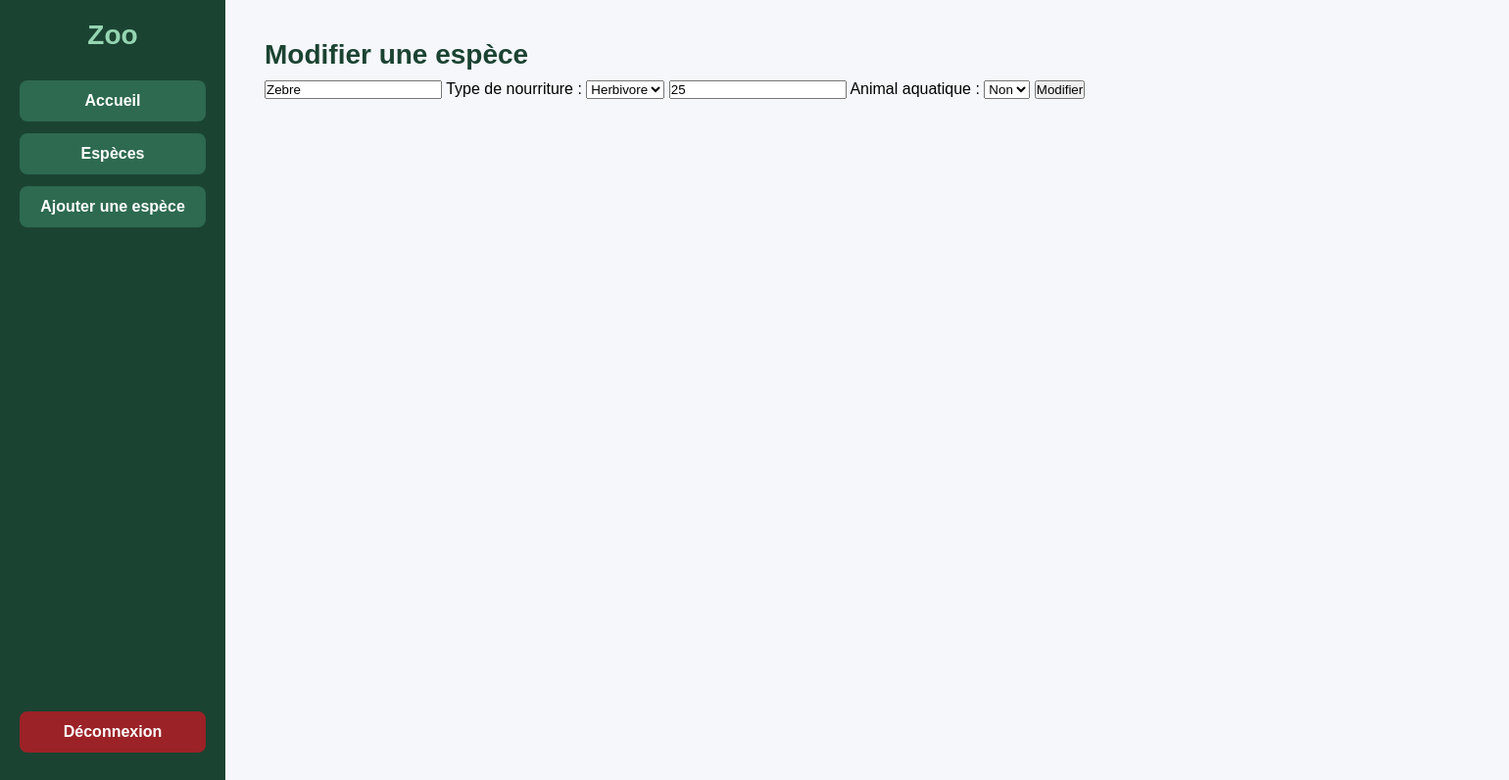
Page /projet_zoo/modifier_espece.php?id=2 (signed in) on the committed database.
### tables this page shows
CREATE TABLE `especes` (
  `id` int NOT NULL,
  `nom_race` varchar(30) NOT NULL,
  `type_nourriture` enum('Carnivore','Herbivore','Omnivore') NOT NULL,
  `duree_de_vie` int NOT NULL,
  `animal_aquatique` tinyint(1) NOT NULL DEFAULT '0'
);

### projet_zoo/modifier_espece.php (the view, shortened to what this page needs)
<?php
include("connexion.php");
$id = $_GET['id'];
$sql = "SELECT * FROM especes WHERE id='$id'";
$resultat = mysqli_query($conn, $sql);
$espece = mysqli_fetch_assoc($resultat);
?>
<!DOCTYPE html>
<html lang="fr">
<head>
    <link rel="stylesheet" href="style2.css">
</head>
<body>
<div class="conteneur">
    <div class="menu">
        <h2>Zoo</h2>
        <a href="accueil.php">Accueil</a>
        <a href="especes.php">Espèces</a>
        <a href="ajout_espece.php">Ajouter une espèce</a>
        <a href="logout.php">Déconnexion</a>
    </div>
    <div class="contenu">
        <h1>Modifier une espèce</h1>
        <form action="traitement_modif_espece.php" method="POST">
            <input type="text" name="nom_race" value="<?php echo $espece['nom_race']; ?>" required>
            <label>Type de nourriture :</label>
            <select name="type_nourriture" required>
                <option value="Herbivore" <?php if ($espece['type_nourriture'] == "Herbivore") echo "selected"; ?>>Herbivore</option>
            </select>
            <input type="number" name="duree_de_vie" value="<?php echo $espece['duree_de_vie']; ?>" required>
            <label>Animal aquatique :</label>
            <select name="animal_aquatique" required>
                <option value="0" <?php if ($espece['animal_aquatique'] == 0) echo "selected"; ?>>Non</option>
            </select>
            <button type="submit">Modifier</button>
        </form>
    </div>
</div>
</body>
</html>

### projet_zoo/style2.css (style rules this page uses)
* { margin: 0; padding: 0; box-sizing: border-box; }
body { font-family: Arial, sans-serif; background-color: #f5f7fa; }
.conteneur { display: flex; min-height: 100vh; }
.menu { width: 230px; background: #1b4332; padding: 20px; display: flex; flex-direction: column; }
.menu h2 { color: #95d5b2; text-align: center; margin-bottom: 30px; font-size: 28px; }
.menu a { text-decoration: none; color: white; background: #2d6a4f; padding: 12px; margin-bottom: 12px; border-radius: 8px; text-align: center; transition: 0.3s; font-weight: bold; }
.menu a:last-child { margin-top: auto; background: #9b2226; }
.contenu { flex: 1; padding: 40px; }
.contenu h1 { font-size: 28px; color: #1b4332; margin-bottom: 10px; }
.contenu { background: #f5f7fa; }
.contenu::before { content: ""; display: block; background: white; padding: 30px; border-radius: 15px; width: 100%; height: auto; position: absolute; z-index: -1; }

### rows in the picture
especes: nom_race "Zebre", type_nourriture "Herbivore", duree_de_vie "25", animal_aquatique "Non"
